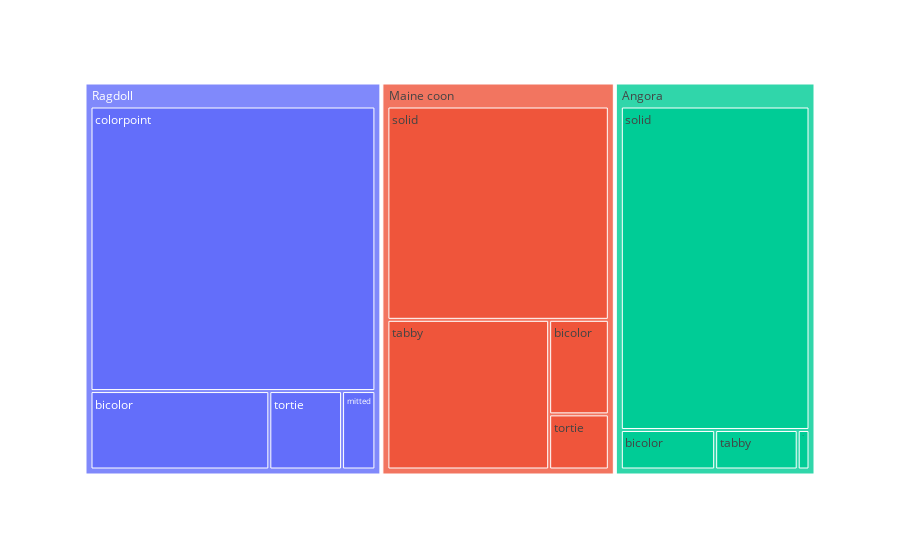

The notebook cell this image was saved under:
### Code cell
grafico = px.treemap(base_cats, path=['Breed' ,'Fur_pattern'])
grafico.show()

### Figure 1 — Plotly figure (JSON) as saved in the notebook; plotly's stock layout.template omitted (floating-point values rounded to 4 significant figures)
{"data": [{"branchvalues": "total", "domain": {"x": [0, 1], "y": [0, 1]}, "hovertemplate": "labels=%{label}<br>count=%{value}<br>parent=%{parent}<br>id=%{id}<extra></extra>", "ids": ["Angora/solid", "Angora/tabby", "Angora/tortie", "Angora/bicolor", "Maine coon/tabby", "Maine coon/solid", "Maine coon/tortie", "Maine coon/bicolor", "Ragdoll/bicolor", "Ragdoll/colorpoint", "Ragdoll/tortie", "Ragdoll/mitted", "Angora", "Maine coon", "Ragdoll"], "labels": ["solid", "tabby", "tortie", "bicolor", "tabby", "solid", "tortie", "bicolor", "bicolor", "colorpoint", "tortie", "mitted", "Angora", "Maine coon", "Ragdoll"], "name": "", "parents": ["Angora", "Angora", "Angora", "Angora", "Maine coon", "Maine coon", "Maine coon", "Maine coon", "Ragdoll", "Ragdoll", "Ragdoll", "Ragdoll", "", "", ""], "type": "treemap", "values": [262, 14, 2, 16, 103, 201, 14, 24, 59, 341, 24, 11, 294, 342, 435]}], "layout": {"legend": {"tracegroupgap": 0}, "margin": {"t": 60}}}
